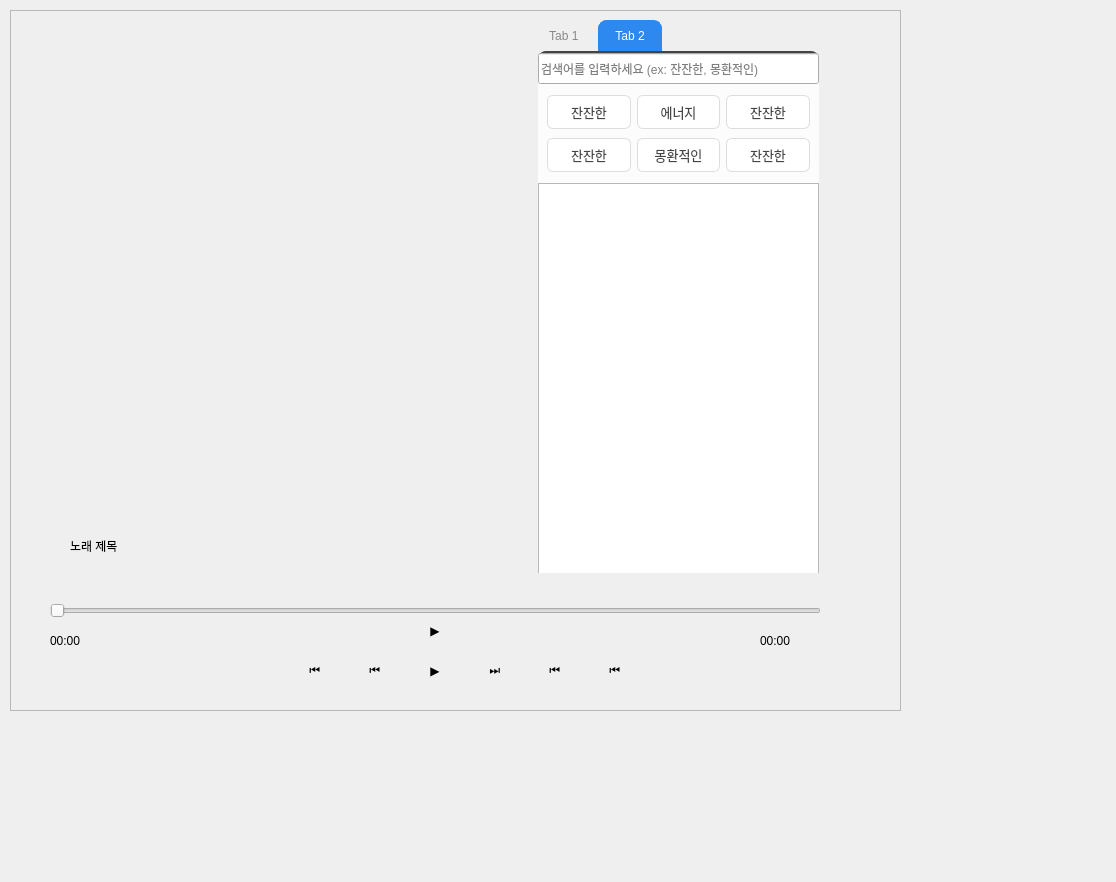
<?xml version="1.0" encoding="UTF-8"?>
<ui version="4.0">
 <class>Form</class>
 <widget class="QWidget" name="Form">
  <property name="geometry">
   <rect>
    <x>0</x>
    <y>0</y>
    <width>1116</width>
    <height>882</height>
   </rect>
  </property>
  <property name="windowTitle">
   <string>Form</string>
  </property>
  <property name="styleSheet">
   <string notr="true">QPushButton {
  background: transparent;
  border: none;
  padding: 8px;
}
QPushButton:hover {
  background-color: rgba(255, 255, 255, 30%);
  border-radius: 16px;
}
QPushButton:pressed {
  background-color: rgba(255, 255, 255, 60%);
}</string>
  </property>
  <widget class="QFrame" name="frame">
   <property name="geometry">
    <rect>
     <x>10</x>
     <y>10</y>
     <width>891</width>
     <height>701</height>
    </rect>
   </property>
   <property name="frameShape">
    <enum>QFrame::StyledPanel</enum>
   </property>
   <property name="frameShadow">
    <enum>QFrame::Raised</enum>
   </property>
   <widget class="QLabel" name="lblBackground">
    <property name="geometry">
     <rect>
      <x>30</x>
      <y>0</y>
      <width>801</width>
      <height>701</height>
     </rect>
    </property>
    <property name="sizePolicy">
     <sizepolicy hsizetype="Expanding" vsizetype="Expanding">
      <horstretch>0</horstretch>
      <verstretch>0</verstretch>
     </sizepolicy>
    </property>
    <property name="styleSheet">
     <string notr="true"/>
    </property>
    <property name="text">
     <string/>
    </property>
   </widget>
   <widget class="QSlider" name="playBar">
    <property name="geometry">
     <rect>
      <x>40</x>
      <y>590</y>
      <width>771</width>
      <height>22</height>
     </rect>
    </property>
    <property name="orientation">
     <enum>Qt::Horizontal</enum>
    </property>
   </widget>
   <widget class="QPushButton" name="btnRepeat">
    <property name="geometry">
     <rect>
      <x>520</x>
      <y>640</y>
      <width>50</width>
      <height>40</height>
     </rect>
    </property>
    <property name="text">
     <string>⏮</string>
    </property>
   </widget>
   <widget class="QLabel" name="currentTime">
    <property name="geometry">
     <rect>
      <x>40</x>
      <y>620</y>
      <width>71</width>
      <height>21</height>
     </rect>
    </property>
    <property name="text">
     <string>00:00</string>
    </property>
   </widget>
   <widget class="QPushButton" name="btnNext">
    <property name="geometry">
     <rect>
      <x>460</x>
      <y>640</y>
      <width>50</width>
      <height>40</height>
     </rect>
    </property>
    <property name="text">
     <string>⏭</string>
    </property>
   </widget>
   <widget class="QTabWidget" name="tabWidget">
    <property name="geometry">
     <rect>
      <x>520</x>
      <y>10</y>
      <width>297</width>
      <height>561</height>
     </rect>
    </property>
    <property name="styleSheet">
     <string notr="true">/* ─── 배경 &amp; 컨테이너 ─── */
#Form {
    background-color: #F5F5F5;
    border-radius: 12px;
    /* drop shadow 는 코드에서 QGraphicsDropShadowEffect로 추가하세요 */
}

/* ─── 검색창 ─── */
QLineEdit#lineEdit_search {
    background-color: #FFFFFF;
    border: 1px solid #DDD;
    border-radius: 8px;
    padding: 6px 8px;
    font-size: 14px;
}
QLineEdit#lineEdit_search::placeholder {
    color: #AAA;
    font-style: italic;
}

/* ─── 일반 버튼 ─── */
QPushButton {
    background-color: #FFFFFF;
    border: 1px solid #DDD;
    border-radius: 6px;
    padding: 6px 12px;
    font-size: 13px;
    color: #444;
}
QPushButton:hover {
    background-color: #F0F0F0;
}
QPushButton:pressed {
    background-color: #E8E8E8;
}

/* ─── 리스트 위젯 ─── */
QListWidget#list_playlist,
QListWidget#list_playlist_2 {
    background-color: #FFFFFF;
    border: 1px solid #DDD;
    border-radius: 8px;
    padding: 4px;
}
QListWidget#list_playlist::item,
QListWidget#list_playlist_2::item {
    padding: 8px;
    margin-bottom: 4px;
    border-radius: 4px;
}
QListWidget#list_playlist::item:selected,
QListWidget#list_playlist_2::item:selected {
    background-color: #E6F7FF;
    color: #333;
}

/* ─── 추천 곡 박스 (혹은 QLabel/QFrame) ─── */
QFrame#recommendFrame,
QLabel#label_recommend {
    background-color: #FFFFFF;
    border: 1px solid #DDD;
    border-radius: 8px;
    padding: 8px;
    color: #666;
    font-size: 13px;
}

/* ─── 탭 스타일 (기존 거 필요하면 유지) ─── */
QTabWidget#tabWidget {
    background: transparent;
    border: none;
}
QTabWidget#tabWidget::pane {
    background-color: rgba(255,255,255,0.8);
    border-radius: 8px;
    margin: 0 8px 8px 8px;
    border-top: 2px solid #444;
}
QTabBar::tab {
    background: transparent;
    color: #888;
    padding: 8px 16px;
    border-top-left-radius: 8px;
    border-top-right-radius: 8px;
    font: 10pt &quot;Segoe UI&quot;;
}
QTabBar::tab:!selected { background: transparent; }
QTabBar::tab:selected {
    background-color: #2d89ef;
    color: white;
    border: 1px solid #2d89ef;
    border-bottom: none;
}
QTabBar::tab:hover {
    background-color: rgba(255,255,255,0.3);
    color: white;
}</string>
    </property>
    <property name="currentIndex">
     <number>1</number>
    </property>
    <widget class="QWidget" name="tabPlaylist">
     <attribute name="title">
      <string> Tab 1 </string>
     </attribute>
     <widget class="QListWidget" name="playlist">
      <property name="geometry">
       <rect>
        <x>0</x>
        <y>0</y>
        <width>281</width>
        <height>521</height>
       </rect>
      </property>
     </widget>
    </widget>
    <widget class="QWidget" name="tabSearch">
     <attribute name="title">
      <string>Tab 2</string>
     </attribute>
     <widget class="QListWidget" name="searchResults">
      <property name="geometry">
       <rect>
        <x>0</x>
        <y>130</y>
        <width>281</width>
        <height>391</height>
       </rect>
      </property>
     </widget>
     <widget class="QLineEdit" name="searchLine">
      <property name="geometry">
       <rect>
        <x>0</x>
        <y>0</y>
        <width>281</width>
        <height>31</height>
       </rect>
      </property>
      <property name="placeholderText">
       <string>검색어를 입력하세요 (ex: 잔잔한, 몽환적인)</string>
      </property>
     </widget>
     <widget class="QWidget" name="layoutWidget">
      <property name="geometry">
       <rect>
        <x>0</x>
        <y>30</y>
        <width>281</width>
        <height>101</height>
       </rect>
      </property>
      <layout class="QGridLayout" name="btnLayout">
       <property name="sizeConstraint">
        <enum>QLayout::SetDefaultConstraint</enum>
       </property>
       <property name="leftMargin">
        <number>9</number>
       </property>
       <property name="topMargin">
        <number>9</number>
       </property>
       <property name="rightMargin">
        <number>9</number>
       </property>
       <property name="bottomMargin">
        <number>9</number>
       </property>
       <item row="1" column="1">
        <widget class="QPushButton" name="btn_dreamy">
         <property name="text">
          <string>몽환적인</string>
         </property>
        </widget>
       </item>
       <item row="0" column="2">
        <widget class="QPushButton" name="btn_mellow_4">
         <property name="text">
          <string>잔잔한</string>
         </property>
        </widget>
       </item>
       <item row="0" column="1">
        <widget class="QPushButton" name="btn_energetic">
         <property name="text">
          <string>에너지</string>
         </property>
        </widget>
       </item>
       <item row="0" column="0">
        <widget class="QPushButton" name="btn_mellow">
         <property name="text">
          <string>잔잔한</string>
         </property>
        </widget>
       </item>
       <item row="1" column="2">
        <widget class="QPushButton" name="btn_mellow_2">
         <property name="text">
          <string>잔잔한</string>
         </property>
        </widget>
       </item>
       <item row="1" column="0">
        <widget class="QPushButton" name="btn_mellow_3">
         <property name="text">
          <string>잔잔한</string>
         </property>
        </widget>
       </item>
      </layout>
     </widget>
    </widget>
   </widget>
   <widget class="QPushButton" name="btnVolume">
    <property name="geometry">
     <rect>
      <x>580</x>
      <y>640</y>
      <width>50</width>
      <height>40</height>
     </rect>
    </property>
    <property name="text">
     <string>⏮</string>
    </property>
   </widget>
   <widget class="QLabel" name="teamLogo">
    <property name="geometry">
     <rect>
      <x>30</x>
      <y>20</y>
      <width>261</width>
      <height>81</height>
     </rect>
    </property>
    <property name="styleSheet">
     <string notr="true">image: url(:/imgs/img/replay_logo3.png);</string>
    </property>
    <property name="text">
     <string/>
    </property>
   </widget>
   <widget class="QLabel" name="endTime">
    <property name="geometry">
     <rect>
      <x>750</x>
      <y>620</y>
      <width>71</width>
      <height>21</height>
     </rect>
    </property>
    <property name="text">
     <string>00:00</string>
    </property>
   </widget>
   <widget class="QPushButton" name="btnPrev">
    <property name="geometry">
     <rect>
      <x>340</x>
      <y>640</y>
      <width>50</width>
      <height>40</height>
     </rect>
    </property>
    <property name="text">
     <string>⏮</string>
    </property>
   </widget>
   <widget class="QLabel" name="songTitle">
    <property name="geometry">
     <rect>
      <x>60</x>
      <y>510</y>
      <width>430</width>
      <height>51</height>
     </rect>
    </property>
    <property name="text">
     <string>노래 제목</string>
    </property>
   </widget>
   <widget class="QLabel" name="albumCover">
    <property name="geometry">
     <rect>
      <x>99</x>
      <y>190</y>
      <width>341</width>
      <height>271</height>
     </rect>
    </property>
    <property name="text">
     <string/>
    </property>
   </widget>
   <widget class="QPushButton" name="btnRandom">
    <property name="geometry">
     <rect>
      <x>280</x>
      <y>640</y>
      <width>50</width>
      <height>40</height>
     </rect>
    </property>
    <property name="text">
     <string>⏮</string>
    </property>
   </widget>
   <widget class="QPushButton" name="btnPause">
    <property name="geometry">
     <rect>
      <x>400</x>
      <y>600</y>
      <width>50</width>
      <height>40</height>
     </rect>
    </property>
    <property name="text">
     <string>▶</string>
    </property>
   </widget>
   <widget class="QPushButton" name="btnPlay">
    <property name="geometry">
     <rect>
      <x>400</x>
      <y>640</y>
      <width>50</width>
      <height>40</height>
     </rect>
    </property>
    <property name="text">
     <string>▶</string>
    </property>
   </widget>
  </widget>
 </widget>
 <resources>
  <include location="replay.qrc"/>
 </resources>
 <connections/>
</ui>
